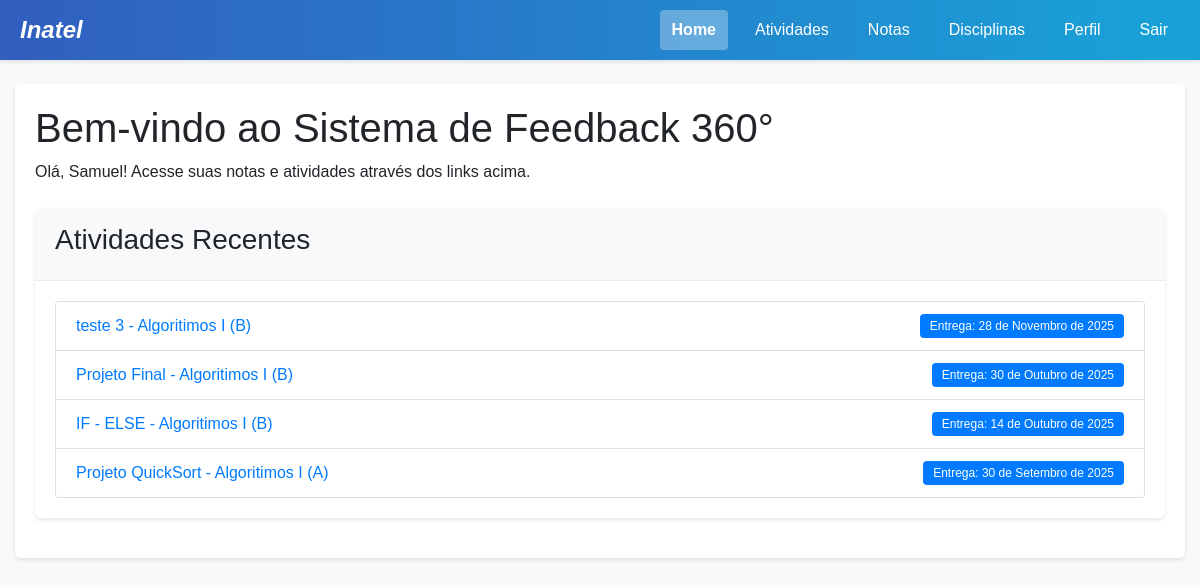
Before: /home/ (signed in) with the older database file.
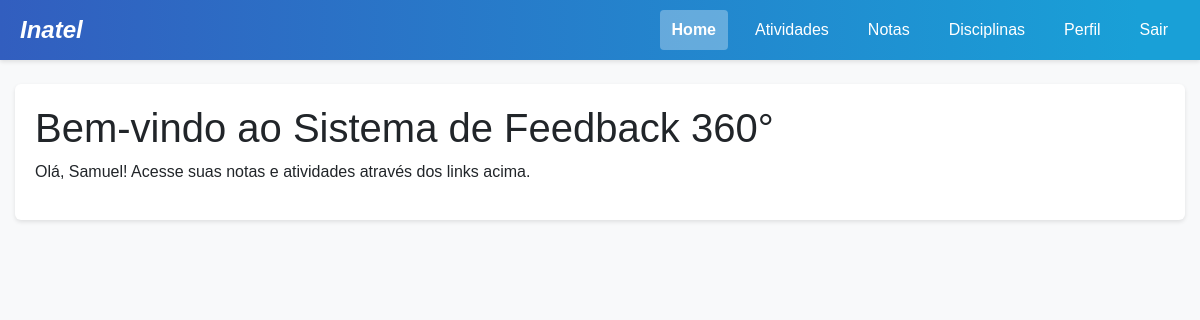
After: the same page with the newer database file.
### project/models.py (models this page shows, shortened)
class Atividade(models.Model):
    id = models.AutoField(primary_key=True)
    titulo = models.CharField(max_length=100)
    descricao = models.TextField()
    dataEntrega = models.DateField()
    turma = models.ForeignKey(Turma, on_delete=models.CASCADE, related_name='atividades')
    competencias = models.ManyToManyField('Competencia', related_name='atividades', blank=True)

class Turma(models.Model):
    id = models.AutoField(primary_key=True)
    codigo = models.CharField(max_length=20)  # e.g. "A", "B", "C"
    disciplina = models.ForeignKey(Disciplina, on_delete=models.CASCADE, related_name='turmas')
    professor = models.ForeignKey(Professor, on_delete=models.CASCADE, related_name='turmas')
    semestre = models.ForeignKey(Semestre, on_delete=models.CASCADE, related_name='turmas')

class Disciplina(models.Model):
    id = models.AutoField(primary_key=True)
    nome = models.CharField(max_length=100)
    codigo = models.CharField(max_length=20)
    curso = models.ForeignKey(Curso, on_delete=models.CASCADE, related_name='disciplinas')

### project/views.py (the view)
    def wrapper(request, *args, **kwargs):
        if "user_type" not in request.session or "user_id" not in request.session:
            messages.error(
                request, "Você precisa estar logado para acessar esta página."
            )
            return redirect("login")
        user_type = request.session["user_type"]
        user_id = request.session["user_id"]
        try:
            if user_type == "aluno":
                Aluno.objects.get(idAluno=user_id)
            elif user_type == "professor":
                Professor.objects.get(idProfessor=user_id)
            elif user_type == "coordenador":
                Coordenador.objects.get(id=user_id)
            elif user_type == "admin":
                from .models import Admin
                Admin.objects.get(id=user_id)
            else:
                messages.error(request, "Tipo de usuário não reconhecido.")
                request.session.flush()
                return redirect("login")
        except Exception:
            messages.error(
                request,
                "Sua sessão expirou ou é inválida. Por favor, faça login novamente.",
            )
            request.session.flush()
            return redirect("login")
        return view_func(request, *args, **kwargs)

### project/context_processors.py (called while the page is built)
def user_data(request):
    context = {
        'user_type': request.session.get('user_type'),
        'user_id': request.session.get('user_id'),
        'username': request.session.get('username'),
    }
    if 'user_type' in request.session:
        notificacoes = obter_notificacoes_usuario(request)
        context['notificacoes_nao_lidas'] = notificacoes.filter(lida=False)
        context['notificacoes_count'] = context['notificacoes_nao_lidas'].count()
    return context

### project/utils.py (called while the page is built)
def obter_notificacoes_usuario(request):
    from .models import Notificacao, Aluno, Professor, Coordenador, Admin
    user_type = request.session.get('user_type')
    user_id = request.session.get('user_id')
    if not user_type or not user_id:
        return Notificacao.objects.none()
    if user_type == 'aluno':
        return Notificacao.objects.filter(aluno_id=user_id)
    elif user_type == 'professor':
        return Notificacao.objects.filter(professor_id=user_id)
    elif user_type == 'coordenador':
        return Notificacao.objects.filter(coordenador_id=user_id)
    elif user_type == 'admin':
        return Notificacao.objects.filter(admin_id=user_id)
    return Notificacao.objects.none()

### project/templates/home.html (shortened to what this page needs)
<!DOCTYPE html>
<html lang="pt-br">
<head>
    {% load static %}
    <link rel="stylesheet" href="https://stackpath.bootstrapcdn.com/bootstrap/4.5.2/css/bootstrap.min.css">
    <link rel="stylesheet" href="{% static 'css/main.css' %}">
</head>
<body>
    {% include '_header.html' %}
    <div class="container mt-4">
        <div class="welcome-container">
            <h1>Bem-vindo ao Sistema de Feedback 360°</h1>
            {% if user_type == "aluno" %}
                <p>Olá, {{ username }}! Acesse suas notas e atividades através dos links acima.</p>
                {% if recent_activities %}
                    <div class="card mt-4">
                        <div class="card-header">
                            <h3>Atividades Recentes</h3>
                        </div>
                        <div class="card-body">
                            <ul class="list-group">
                                {% for atividade in recent_activities %}
                                    <li class="list-group-item d-flex justify-content-between align-items-center">
                                        <div>
                                            <a href="{% url 'atividade_detalhe' atividade.id %}">
                                                {{ atividade.titulo }} - {{ atividade.turma.disciplina.nome }}
                                                ({{ atividade.turma.codigo }})
                                            </a>
                                        </div>
                                        <span class="badge badge-primary">Entrega: {{ atividade.dataEntrega }}</span>
                                    </li>
                                {% endfor %}
                            </ul>
                        </div>
                    </div>
                {% endif %}
            {% else %}
                <p>Faça login para acessar todos os recursos.</p>
                <a href="{% url 'login' %}" class="btn btn-primary">Login</a>
            {% endif %}
        </div>
    </div>
</body>
</html>

Changed rows visible on the page:
removed Atividade: titulo "teste 3", turma.disciplina.nome "Algoritimos I", turma.codigo "B", dataEntrega "28 de Novembro de 2025"
removed Atividade: titulo "Projeto Final", turma.disciplina.nome "Algoritimos I", turma.codigo "B", dataEntrega "30 de Outubro de 2025"
removed Atividade: titulo "IF - ELSE", turma.disciplina.nome "Algoritimos I", turma.codigo "B", dataEntrega "14 de Outubro de 2025"
removed Atividade: titulo "Projeto QuickSort", turma.disciplina.nome "Algoritimos I", turma.codigo "A", dataEntrega "30 de Setembro de 2025"
Other visible differences:
text no longer shown: "Atividades Recentes"
